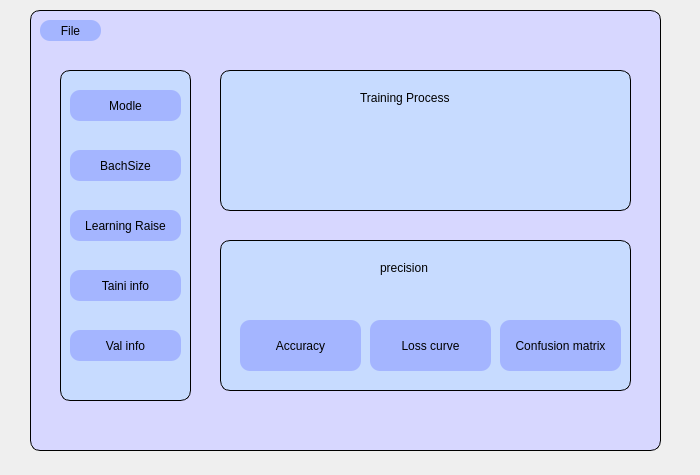
<?xml version="1.0" encoding="UTF-8"?>
<ui version="4.0">
 <class>MainWindow</class>
 <widget class="QDialog" name="MainWindow">
  <property name="geometry">
   <rect>
    <x>0</x>
    <y>0</y>
    <width>700</width>
    <height>475</height>
   </rect>
  </property>
  <property name="windowTitle">
   <string>Dialog</string>
  </property>
  <widget class="QUndoView" name="undoView">
   <property name="geometry">
    <rect>
     <x>30</x>
     <y>10</y>
     <width>631</width>
     <height>441</height>
    </rect>
   </property>
   <property name="styleSheet">
    <string notr="true">QWidget {
		  border: 1px solid black;
           border-radius: 10px; /* 替换为所需的圆角半径 */
           background-color: rgb(215, 215, 255); /* 可选：设置背景色 */
       }</string>
   </property>
  </widget>
  <widget class="QPushButton" name="pushButton">
   <property name="geometry">
    <rect>
     <x>40</x>
     <y>20</y>
     <width>61</width>
     <height>21</height>
    </rect>
   </property>
   <property name="styleSheet">
    <string notr="true">QPushButton {
	font: 63 9pt &quot;Cascadia Code SemiBold&quot;;
            border-radius: 10px; 
           background-color:rgb(164, 181, 255); 
           color: black; 
       }</string>
   </property>
   <property name="text">
    <string>File</string>
   </property>
  </widget>
  <widget class="QUndoView" name="undoView_2">
   <property name="geometry">
    <rect>
     <x>60</x>
     <y>70</y>
     <width>131</width>
     <height>331</height>
    </rect>
   </property>
   <property name="styleSheet">
    <string notr="true">QWidget {
		   border: 1px solid black;
           border-radius: 10px; 
           background-color: rgb(199, 219, 255);
       }
</string>
   </property>
  </widget>
  <widget class="QToolButton" name="toolButton_2">
   <property name="geometry">
    <rect>
     <x>70</x>
     <y>90</y>
     <width>111</width>
     <height>31</height>
    </rect>
   </property>
   <property name="styleSheet">
    <string notr="true">QToolButton {
	font: 63 9pt &quot;Cascadia Code SemiBold&quot;;
            border-radius: 10px; 
           background-color:rgb(164, 181, 255); 
           color: black; 
       }</string>
   </property>
   <property name="text">
    <string>Modle</string>
   </property>
  </widget>
  <widget class="QToolButton" name="toolButton_3">
   <property name="geometry">
    <rect>
     <x>70</x>
     <y>150</y>
     <width>111</width>
     <height>31</height>
    </rect>
   </property>
   <property name="styleSheet">
    <string notr="true">QToolButton {
	font: 63 9pt &quot;Cascadia Code SemiBold&quot;;
            border-radius: 10px; 
           background-color:rgb(164, 181, 255); 
           color: black; 
       }</string>
   </property>
   <property name="text">
    <string>BachSize</string>
   </property>
  </widget>
  <widget class="QToolButton" name="toolButton_4">
   <property name="geometry">
    <rect>
     <x>70</x>
     <y>210</y>
     <width>111</width>
     <height>31</height>
    </rect>
   </property>
   <property name="styleSheet">
    <string notr="true">QToolButton {
	font: 63 9pt &quot;Cascadia Code SemiBold&quot;;
            border-radius: 10px; 
           background-color:rgb(164, 181, 255); 
           color: black; 
       }</string>
   </property>
   <property name="text">
    <string>Learning Raise</string>
   </property>
  </widget>
  <widget class="QToolButton" name="toolButton_5">
   <property name="geometry">
    <rect>
     <x>70</x>
     <y>270</y>
     <width>111</width>
     <height>31</height>
    </rect>
   </property>
   <property name="styleSheet">
    <string notr="true">QToolButton {
	font: 63 9pt &quot;Cascadia Code SemiBold&quot;;
            border-radius: 10px; 
           background-color:rgb(164, 181, 255); 
           color: black; 
       }</string>
   </property>
   <property name="text">
    <string>Taini info</string>
   </property>
  </widget>
  <widget class="QToolButton" name="toolButton_6">
   <property name="geometry">
    <rect>
     <x>70</x>
     <y>330</y>
     <width>111</width>
     <height>31</height>
    </rect>
   </property>
   <property name="styleSheet">
    <string notr="true">QToolButton {
	font: 63 9pt &quot;Cascadia Code SemiBold&quot;;
            border-radius: 10px; 
           background-color:rgb(164, 181, 255); 
           color: black; 
       }</string>
   </property>
   <property name="text">
    <string>Val info</string>
   </property>
  </widget>
  <widget class="QUndoView" name="undoView_3">
   <property name="geometry">
    <rect>
     <x>220</x>
     <y>70</y>
     <width>411</width>
     <height>141</height>
    </rect>
   </property>
   <property name="styleSheet">
    <string notr="true">QWidget {
           border: 1px solid black;
           border-radius: 10px; 
           background-color: rgb(199, 219, 255);
       }</string>
   </property>
  </widget>
  <widget class="QUndoView" name="undoView_4">
   <property name="geometry">
    <rect>
     <x>220</x>
     <y>240</y>
     <width>411</width>
     <height>151</height>
    </rect>
   </property>
   <property name="styleSheet">
    <string notr="true">QWidget {
           border: 1px solid black;
           border-radius: 10px; 
           background-color: rgb(199, 219, 255);
       }</string>
   </property>
  </widget>
  <widget class="QLabel" name="label">
   <property name="geometry">
    <rect>
     <x>360</x>
     <y>90</y>
     <width>121</width>
     <height>16</height>
    </rect>
   </property>
   <property name="styleSheet">
    <string notr="true">font: 63 9pt &quot;Cascadia Mono SemiBold&quot;;</string>
   </property>
   <property name="text">
    <string>Training Process</string>
   </property>
  </widget>
  <widget class="QLabel" name="label_2">
   <property name="geometry">
    <rect>
     <x>380</x>
     <y>260</y>
     <width>71</width>
     <height>16</height>
    </rect>
   </property>
   <property name="styleSheet">
    <string notr="true">font: 63 9pt &quot;Cascadia Mono SemiBold&quot;;</string>
   </property>
   <property name="text">
    <string>precision</string>
   </property>
  </widget>
  <widget class="QToolButton" name="toolButton">
   <property name="geometry">
    <rect>
     <x>240</x>
     <y>320</y>
     <width>121</width>
     <height>51</height>
    </rect>
   </property>
   <property name="styleSheet">
    <string notr="true">QToolButton {
	font: 63 9pt &quot;Cascadia Code SemiBold&quot;;
            border-radius: 10px; 
           background-color:rgb(164, 181, 255); 
           color: black; 
       }</string>
   </property>
   <property name="text">
    <string>Accuracy</string>
   </property>
  </widget>
  <widget class="QToolButton" name="toolButton_7">
   <property name="geometry">
    <rect>
     <x>370</x>
     <y>320</y>
     <width>121</width>
     <height>51</height>
    </rect>
   </property>
   <property name="styleSheet">
    <string notr="true">QToolButton {
	font: 63 9pt &quot;Cascadia Code SemiBold&quot;;
            border-radius: 10px; 
           background-color:rgb(164, 181, 255); 
           color: black; 
       }</string>
   </property>
   <property name="text">
    <string>Loss curve</string>
   </property>
  </widget>
  <widget class="QToolButton" name="toolButton_8">
   <property name="geometry">
    <rect>
     <x>500</x>
     <y>320</y>
     <width>121</width>
     <height>51</height>
    </rect>
   </property>
   <property name="styleSheet">
    <string notr="true">QToolButton {
	font: 63 9pt &quot;Cascadia Code SemiBold&quot;;
            border-radius: 10px; 
           background-color:rgb(164, 181, 255); 
           color: black; 
       }</string>
   </property>
   <property name="text">
    <string>Confusion matrix</string>
   </property>
  </widget>
 </widget>
 <resources/>
 <connections/>
</ui>
